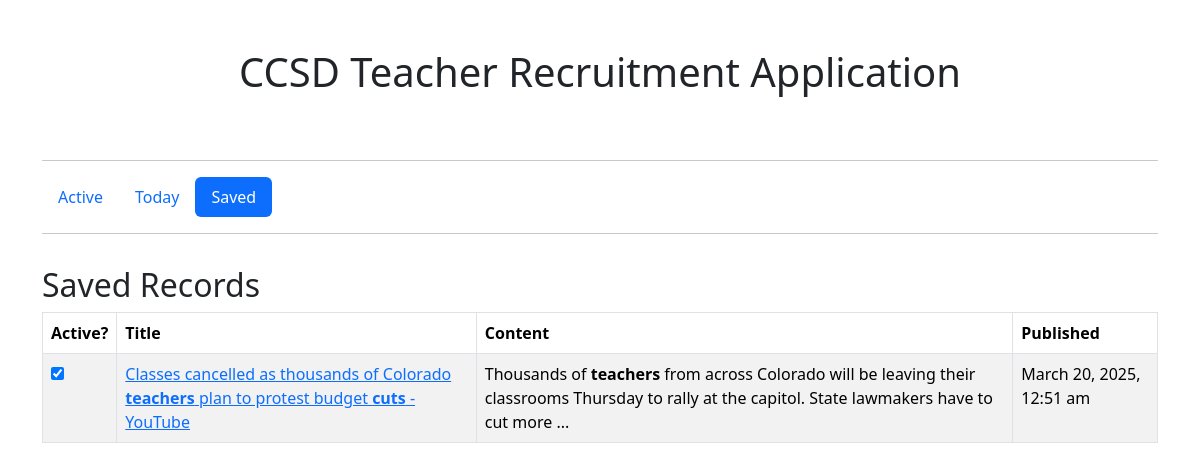
The page /saved.php on the database as committed earlier.
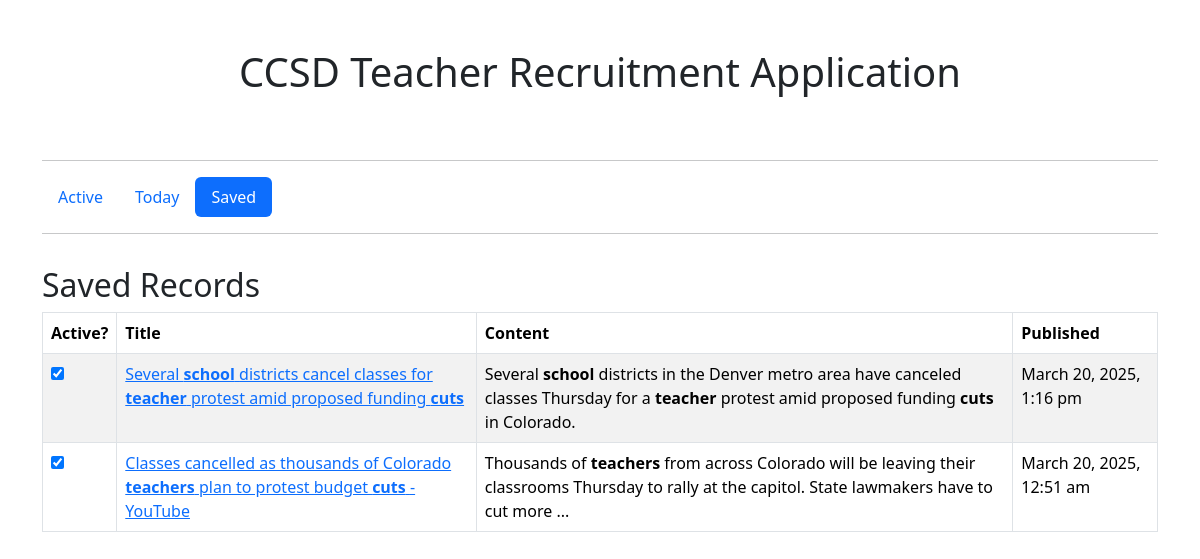
The same page on the database as committed later.
### tables this page shows
CREATE TABLE teacherRecruitment (
    id INTEGER PRIMARY KEY, 
    title TEXT, 
    content TEXT, 
    published TEXT, 
    link TEXT,
    active BOOLEAN DEFAULT 1, 
    saved BOOLEAN DEFAULT 0,
    UNIQUE(title, content, link)
);

### saved.php (the view, shortened to what this page needs)
<?php
include('includes/head.php');
include('includes/header.php');
$db = new SQLite3('teacherRecruitment.db');
?>
    <div class="container">
        <div class="row">
            <div class="col">
                <h2>Saved Records</h2>
                <table id="savedTable" class="table table-striped table-bordered">
                    <thead>
                    <tr>
                        <th>Active?</th>
                        <th>Title</th>
                        <th>Content</th>
                        <th>Published</th>
                    </tr>
                    </thead>
                    <tbody>
                    <?php
                    $results = $db->query("SELECT * FROM teacherRecruitment WHERE saved = 1 AND active = 1 ORDER BY published DESC");
                    while ($row = $results->fetchArray(SQLITE3_ASSOC)) { ?>
                        <tr>
                            <td><input id="active" type='checkbox' name='active' data-id='<?php echo $row['id']; ?>' checked/></td>
                            <td><a href='<?php echo $row['link']; ?>'><?php echo $row['title']; ?></a></td>
                            <td><?php echo $row['content']; ?></td>
                            <td><?php echo $row['published'] ?></td>
                        </tr>
                    <?php
                    }
                    ?>
                    </tbody>
                </table>
            </div>
        </div>
    </div>
<?php include('includes/footer.php'); ?>

Rows that differ between the two databases and show on the page:
added teacherrecruitment: title "Several school districts cancel classes for teacher protest amid proposed funding cuts", content "Several school districts in the Denver metro area have canceled classes Thursday for a teacher protest amid proposed funding cuts in Colorado.", published "March 20, 2025, 1:16 pm"
